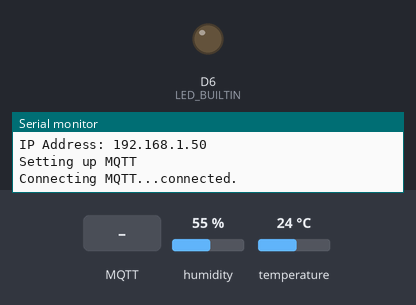
The sketch below on a simulated Arduino MKR. Parts: output pins drawn as LEDs (lit = HIGH), the last lines printed to the serial monitor. Inputs (shaded band) come from the test bench; at power-on: humidity 55 %, temperature 24 °C. WiFi joins after 1.5 s; servers stay silent unless stated; no MQTT or app messages arrive unless stated.

Above: at 5.7 s.
5.8 s: MQTT message "ON" arrives on the first subscribed topic
At 6.8 s:
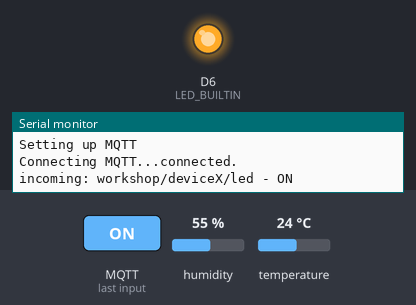
7.3 s: MQTT message "OFF" arrives on the first subscribed topic
At 7.9 s:
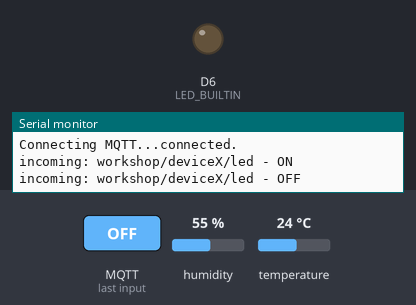
Timing chart, 0 to 10.3 s (numbered marks = the images above; inputs shaded):
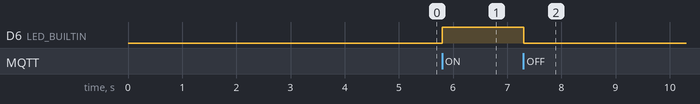

Measured:
- after the input at 5.8 s, D6 (LED_BUILTIN): LOW → HIGH at once
- after the input at 7.3 s, D6 (LED_BUILTIN): HIGH → LOW at once

The sketch:

TemperatureHumidityLED.ino
```cpp
// Philly Code Camp IoT Workshop
// Send temperature and humidity data to MQTT
// Control a LED from MQTT
//
// Uses WiFiNINA https://www.arduino.cc/en/Reference/WiFiNINA
// Joël Gähwiler's MQTT Library https://github.com/256dpi/arduino-mqtt
// Adafruit DHT Sensor Library https://github.com/adafruit/DHT-sensor-library
// Adafruit Unified Sensor Library https://github.com/adafruit/Adafruit_Sensor
//

#include <SPI.h>
#include <WiFiNINA.h>
#include <MQTT.h>

WiFiSSLClient net;
MQTTClient mqtt;

// Temperature and Humidity Sensor
#include <DHT.h>
#define DHTTYPE DHT22
#define DHTPIN  1
DHT dht(DHTPIN, DHTTYPE);

const char wifi_ssid[] = "workshop";
const char wifi_password[] = "wifi-password";

const char server[] = "mqtt.iotwork.shop";
const char clientId[] = "deviceX";
const char username[] = "deviceX";
const char password[] = "mqtt-password";

// MQTT topic location/device/measurement
String temperatureTopic = String("workshop/") + clientId + String("/temperature");
String humidityTopic = String("workshop/") + clientId + String("/humidity");
String ledTopic = String("workshop/") + clientId + String("/led");

// Publish every 10 seconds for the workshop. Real world apps need this data every 5 or 10 minutes.
unsigned long publishInterval = 10 * 1000;
unsigned long lastMillis = 0;

int status = WL_IDLE_STATUS;

void setup() {
  Serial.begin(9600);

  // Uncomment next line to wait for a serial connection
  // while (!Serial) { }

  // initialize digital pin LED_BUILTIN as an output.
  pinMode(LED_BUILTIN, OUTPUT);

  // initialize temperature sensor
  dht.begin();

  Serial.println("Connecting WiFi");
  connectWiFi();

  // Start the MQTT connection
  Serial.println("Setting up MQTT");
  mqtt.begin(server, 8883, net);

  // define function for incoming messages
  mqtt.onMessage(messageReceived);
}

void loop() {
  mqtt.loop();

  if (!mqtt.connected()) {
    connectMQTT();
  }

  if (millis() - lastMillis > publishInterval) {
    lastMillis = millis();

    float temperature = dht.readTemperature(true);
    float humidity = dht.readHumidity();

    Serial.print(temperature);
    Serial.print("°F ");
    Serial.print(humidity);
    Serial.println("% RH");

    mqtt.publish(temperatureTopic, String(temperature));
    mqtt.publish(humidityTopic, String(humidity));
  }
}

void connectWiFi() {
  // Check for the WiFi module
  if (WiFi.status() == WL_NO_MODULE) {
    Serial.println("Communication with WiFi module failed!");
    // don't continue
    while (true);
  }

  Serial.print("WiFi firmware version ");
  Serial.println(WiFi.firmwareVersion());

  // attempt to connect to WiFi network
  while (status != WL_CONNECTED) {
    Serial.print("Attempting to connect to SSID: ");
    Serial.println(wifi_ssid);
    status = WiFi.begin(wifi_ssid, wifi_password);

    // wait 3 seconds for connection
    delay(3000);
  }
  Serial.println("Connected to WiFi");
  printWiFiStatus();

}

void connectMQTT() {
  Serial.print("Connecting MQTT...");
  while (!mqtt.connect(clientId, username, password)) {
    Serial.print(".");
    delay(500);
  }

  mqtt.subscribe(ledTopic);

  Serial.println("connected.");
}

void messageReceived(String &topic, String &payload) {
  Serial.println("incoming: " + topic + " - " + payload);
  if (payload == "ON") {
    // turn the LED on
    digitalWrite(LED_BUILTIN, HIGH);
  } else if (payload == "OFF") {
    // turn the LED off
    digitalWrite(LED_BUILTIN, LOW);
  }
}

void printWiFiStatus() {
  // print your WiFi IP address:
  IPAddress ip = WiFi.localIP();
  Serial.print("IP Address: ");
  Serial.println(ip);
}
```
